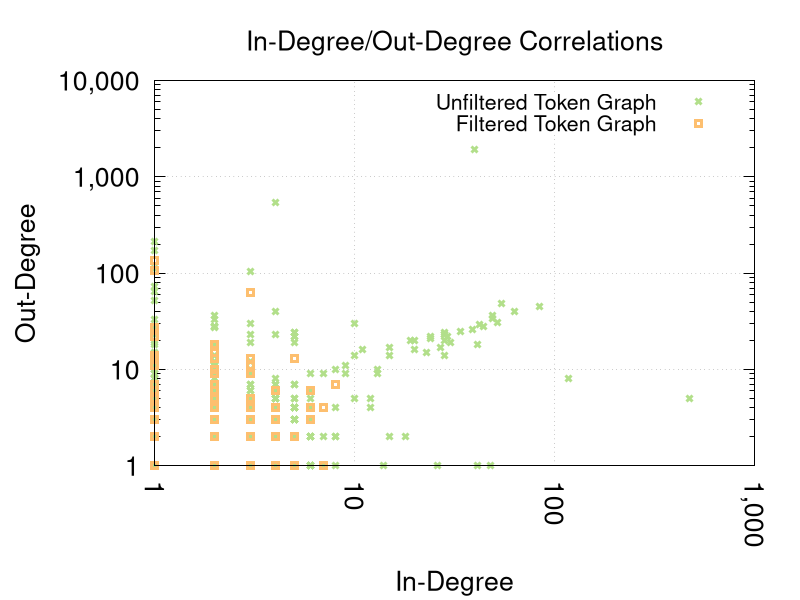

The gnuplot source for this figure:
reset

set datafile separator ","

set terminal \
    pngcairo \
    transparent \
    enhanced \
    font "CMU Serif, 20" \
    size 800, 600

set output ARG1

# line styles
set style line 1 linecolor rgb "#a6cee3"
set style line 2 linecolor rgb "#b2df8a"
set style line 3 linecolor rgb "#fb9a99"
set style line 4 linecolor rgb "#fdbf6f"
set style line 5 linecolor rgb "#cab2d6"

set title "In-Degree/Out-Degree Correlations in Token Graphs"

set grid

set key right top
set key spacing 1 font "CMU Serif, 16"

set xtic nomirror rotate by -90 scale 0
set xlabel "In-Degree"
set format x "%'h"

set ylabel "Out-Degree
set format y "%'h"

set logscale xy

set decimal locale

plot "unfiltered-token-graph-in-out-degrees.csv" using "in-degree":"out-degree" title "Unfiltered Token Graph" \
     linestyle 2 linewidth 3, \
     "filtered-token-graph-in-out-degrees.csv" using "in-degree":"out-degree" title "Filtered Token Graph" \
     linestyle 4 linewidth 3

unset output

show plot add2history
